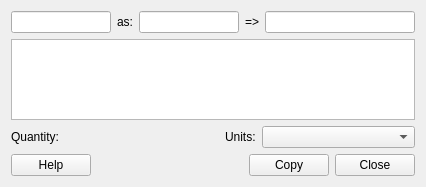
<?xml version="1.0" encoding="UTF-8"?>
<ui version="4.0">
 <class>Gui::Dialog::DlgUnitCalculator</class>
 <widget class="QWidget" name="Gui::Dialog::DlgUnitCalculator">
  <property name="geometry">
   <rect>
    <x>0</x>
    <y>0</y>
    <width>425</width>
    <height>187</height>
   </rect>
  </property>
  <property name="windowTitle">
   <string>Units calculator</string>
  </property>
  <layout class="QGridLayout" name="gridLayout">
   <item row="0" column="0">
    <layout class="QHBoxLayout" name="horizontalLayout_2">
     <item>
      <widget class="Gui::InputField" name="ValueInput">
       <property name="minimumSize">
        <size>
         <width>100</width>
         <height>0</height>
        </size>
       </property>
      </widget>
     </item>
     <item>
      <widget class="QLabel" name="label">
       <property name="text">
        <string>as:</string>
       </property>
      </widget>
     </item>
     <item>
      <widget class="Gui::InputField" name="UnitInput">
       <property name="minimumSize">
        <size>
         <width>100</width>
         <height>0</height>
        </size>
       </property>
      </widget>
     </item>
     <item>
      <widget class="QLabel" name="label_2">
       <property name="text">
        <string>=&gt;</string>
       </property>
      </widget>
     </item>
     <item>
      <widget class="QLineEdit" name="ValueOutput">
       <property name="minimumSize">
        <size>
         <width>150</width>
         <height>0</height>
        </size>
       </property>
       <property name="readOnly">
        <bool>true</bool>
       </property>
      </widget>
     </item>
    </layout>
   </item>
   <item row="1" column="0">
    <widget class="QTextEdit" name="textEdit">
     <property name="readOnly">
      <bool>true</bool>
     </property>
    </widget>
   </item>
   <item row="2" column="0">
    <layout class="QHBoxLayout" name="horizontalLayout_3">
     <item>
      <widget class="QLabel" name="label_3">
       <property name="text">
        <string>Quantity:</string>
       </property>
      </widget>
     </item>
     <item>
      <widget class="Gui::QuantitySpinBox" name="quantitySpinBox">
       <property name="sizePolicy">
        <sizepolicy hsizetype="Expanding" vsizetype="Fixed">
         <horstretch>0</horstretch>
         <verstretch>0</verstretch>
        </sizepolicy>
       </property>
      </widget>
     </item>
     <item>
      <widget class="QLabel" name="label_4">
       <property name="text">
        <string>Units:</string>
       </property>
      </widget>
     </item>
     <item>
      <widget class="Gui::StyledComboBox" name="unitsBox">
       <property name="sizePolicy">
        <sizepolicy hsizetype="Expanding" vsizetype="Fixed">
         <horstretch>0</horstretch>
         <verstretch>0</verstretch>
        </sizepolicy>
       </property>
      </widget>
     </item>
    </layout>
   </item>
   <item row="3" column="0">
    <layout class="QHBoxLayout" name="horizontalLayout">
     <item>
      <widget class="QPushButton" name="pushButton_Help">
       <property name="text">
        <string>Help</string>
       </property>
      </widget>
     </item>
     <item>
      <spacer name="horizontalSpacer">
       <property name="orientation">
        <enum>Qt::Horizontal</enum>
       </property>
       <property name="sizeHint" stdset="0">
        <size>
         <width>40</width>
         <height>20</height>
        </size>
       </property>
      </spacer>
     </item>
     <item>
      <widget class="QPushButton" name="pushButton_Copy">
       <property name="text">
        <string>Copy</string>
       </property>
      </widget>
     </item>
     <item>
      <widget class="QPushButton" name="pushButton_Close">
       <property name="text">
        <string>Close</string>
       </property>
      </widget>
     </item>
    </layout>
   </item>
  </layout>
 </widget>
 <customwidgets>
  <customwidget>
   <class>Gui::StyledComboBox</class>
   <extends>QComboBox</extends>
   <header>Gui/Widgets.h</header>
  </customwidget>
  <customwidget>
   <class>Gui::InputField</class>
   <extends>QLineEdit</extends>
   <header>Gui/InputField.h</header>
  </customwidget>
  <customwidget>
   <class>Gui::QuantitySpinBox</class>
   <extends>QWidget</extends>
   <header>Gui/QuantitySpinBox.h</header>
  </customwidget>
 </customwidgets>
 <resources/>
 <connections/>
</ui>
